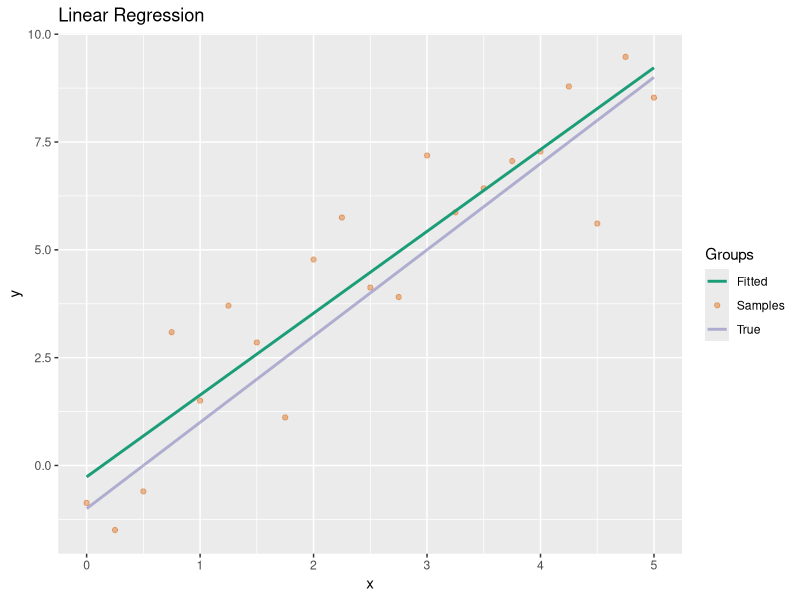
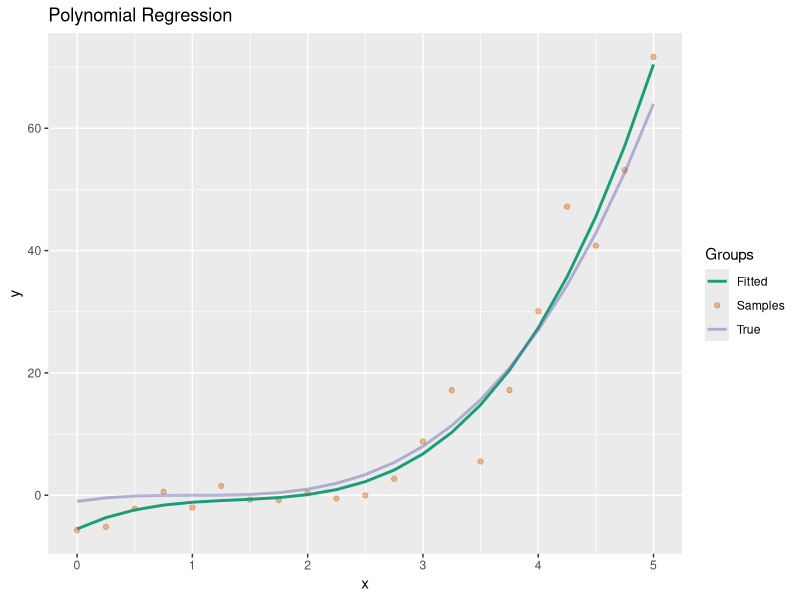
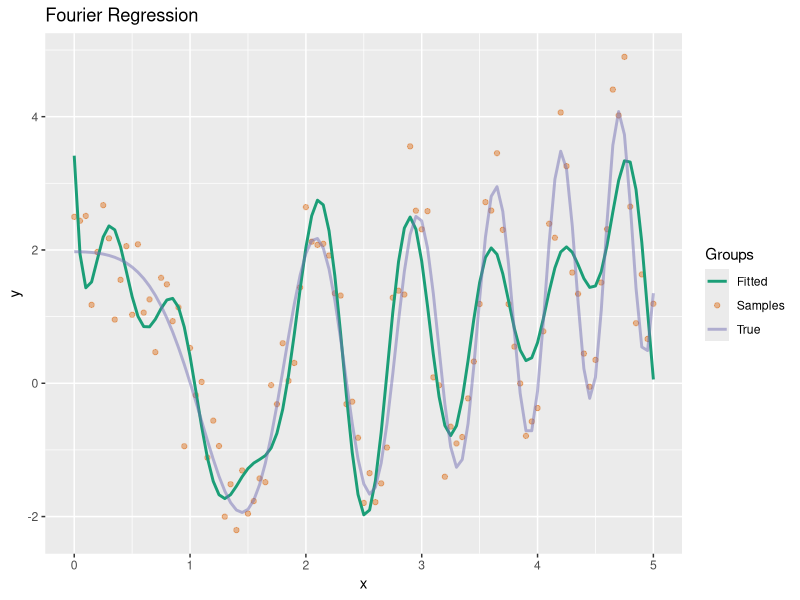

These figures' R source, in order:
## ---- chunk 1
knitr::opts_chunk$set(echo = TRUE)
## ---- chunk 2
linreg = function(X,Y) {
  decomp = qr(X)
  #Throw out the zero columns
  newR = qr.R(decomp)[,1:decomp$rank]
  #rearrange to put them back the way they came
  inverse_pivot = sort.list(decomp$pivot[1:decomp$rank])
  newR = newR[,inverse_pivot]
  beta = qr.solve(t(newR) %*% newR) %*% t(newR) %*% t(qr.Q(decomp)) %*% Y
  function(A) A[,1:decomp$rank]%*% beta
}
## ---- chunk 3
variance = 1.0
x = seq(0,5,0.25)
l = length(x)
xbias = as.matrix(cbind(1, x))
y = 2*x-1+rnorm(l)*variance
lf = linreg(xbias, y)
## ---- chunk 4
library(ggplot2)
ggplot()+
  geom_point(aes(x=x, y=y, color = 'Samples'), alpha = 0.4) + 
  geom_line(aes(x=x, y=lf(xbias), color = 'Fitted'), size =1) + 
  geom_line(aes(x=x, y=2*x-1, color = 'True'),  size = 1, alpha = 0.5) + 
  scale_color_brewer(palette = 'Dark2') +
  labs(color = "Groups") +
  ggtitle("Linear Regression") +
  theme_gray()
## ---- chunk 5
polyreg = function(X,Y, n){ 
  g = linreg(outer(X,0:n,`^`),Y) 
  function(A) g(outer(A, 0:n,`^`))
}
## ---- chunk 6
variance = 5
x = seq(0,5,0.25)
l = length(x)
y = (x-1)^3+rnorm(l)*variance
pf = polyreg(x, y, 3)
## ---- chunk 7
ggplot()+
  geom_point(aes(x=x, y=y, color = 'Samples'), alpha = 0.4) + 
  geom_line(aes(x=x, y=pf(x), color = 'Fitted'), size =1) + 
  geom_line(aes(x=x, y=(x-1)^3, color = 'True'),  size = 1, alpha = 0.5)+ 
  scale_color_brewer(palette = 'Dark2') +
  labs(color = "Groups") +
  ggtitle("Polynomial Regression") +
  theme_gray()
## ---- chunk 8
freg = function(X,Y, n){ 
  sins = outer(X,0:n,function(a,b) sin(a*b))
  cosins = outer(X,0:n,function(a,b) cos(a*b))
  g = linreg(cbind(sins,cosins),Y)
  function(A) {
     sins = outer(A,1:n,function(a,b) sin(a*b))
     cosins = outer(A,0:n,function(a,b) cos(a*b))
     g(cbind(sins, cosins))
  }
}
## ---- chunk 9
variance = 0.5
x = seq(0,5,0.05)
l = length(x)
y1 = 2*sin(2^0.5 * x^2+3^0.5)+x^3/50
y = y1 + rnorm(l)*variance
ff = freg(x, y, 9)
## ---- chunk 10
grid = seq(0,5,0.05)
ggplot()+
  geom_point(aes(x=x, y=y, color = 'Samples'), alpha = 0.4) + 
  geom_line(aes(x=grid, y=ff(grid), color = 'Fitted'), size =1) + 
  geom_line(aes(x=x, y=y1, color = 'True'),  size = 1, alpha = 0.5)+ 
  scale_color_brewer(palette = 'Dark2') +
  labs(color = "Groups") +
  ggtitle("Fourier Regression") +
  theme_gray()
